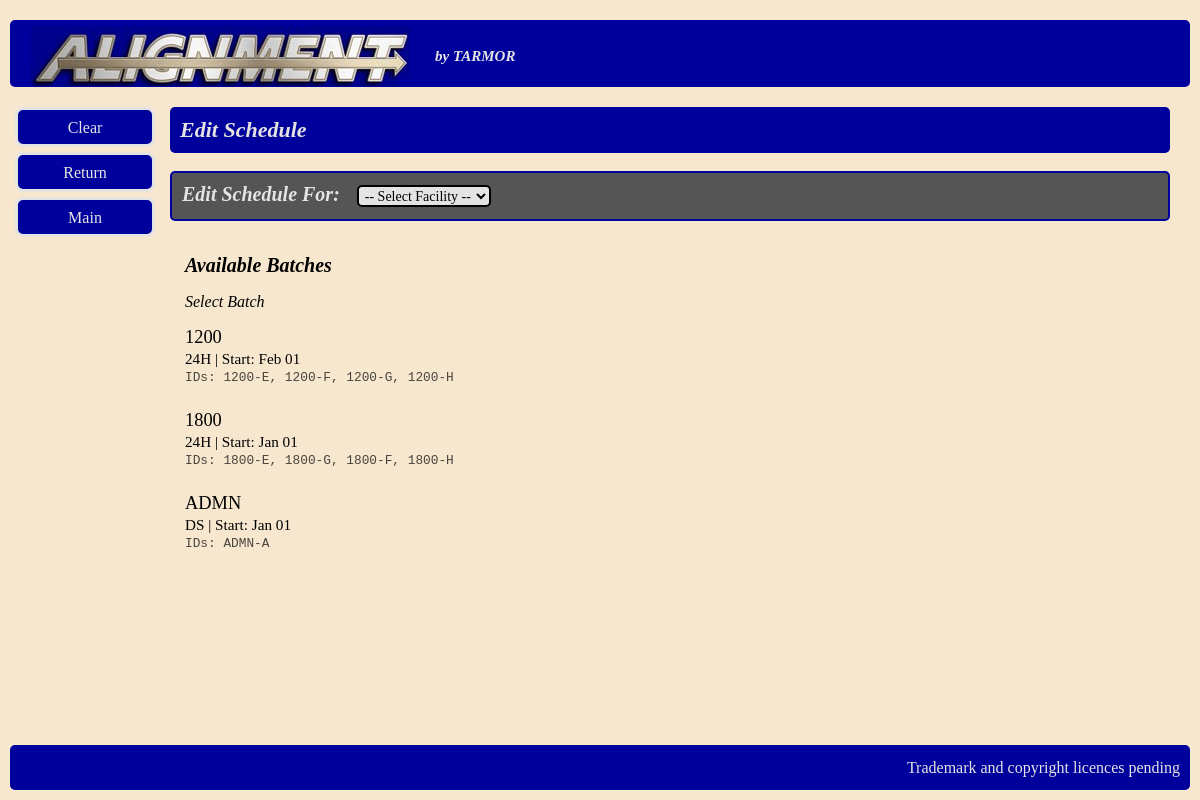
The page /personnel/edit_schedule/ on the database its author committed.
### facilities/models.py (models this page shows, shortened)
class Facility(models.Model):
    Facility_Code = models.CharField(
        max_length=10,
        unique=True,
        help_text="This is the location code used later for shift IDs, e.g. 1800."
    )
    Facility_Name = models.CharField(max_length=60, unique=True)
    Shop_Rate = models.DecimalField(max_digits=6, decimal_places=2)
    Cost_Centre = models.ForeignKey(
        CostCentre,
        on_delete=models.PROTECT
    )
    Status = models.CharField(choices=CC_CHOICES)
    Street_Address = models.CharField(max_length=100, blank=True)
    City = models.CharField(max_length=50, blank=True)
    Province_State = models.CharField(max_length=25, blank=True)
    Country = models.CharField(max_length=25, blank=True)
    Postal_Zip_Code = models.CharField(max_length=12, blank=True)
    Contact_Name = models.CharField(max_length=60, blank=True)
    Contact_Phone_Number = models.CharField(max_length=25, blank=True)
    Email_Address = models.EmailField(blank=True)
    Additional_Information = models.TextField(blank=True)
    class Meta:
        ordering = ["Facility_Name"]
        verbose_name = "Facility"
        verbose_name_plural = "Facilities"

### personnel/models.py (models this page shows, shortened)
class CrewShiftRotation(models.Model):
    COVERAGE_TYPE_CHOICES = [
        ("24H", "24 Hour Coverage"),
        ("DS", "Day Shift Only"),
        ("NS", "Night Shift Only"),
    ]
    CALENDAR_MONTH_CHOICES = [
        ("January", "January"),
        ("February", "February"),
        ("March", "March"),
        ("April", "April"),
        ("May", "May"),
        ("June", "June"),
        ("July", "July"),
        ("August", "August"),
        ("September", "September"),
        ("October", "October"),
        ("November", "November"),
        ("December", "December"),
    ]
    Shift_ID = models.CharField(max_length=20, unique=True, editable=False)
    Location = models.ForeignKey("facilities.Facility",on_delete=models.PROTECT)
    Coverage_Type = models.CharField(max_length=3, choices=COVERAGE_TYPE_CHOICES)
    hrs_per_shift = models.CharField(max_length=2)
    shift_start = models.TimeField(null=True, blank=True, help_text="Format HH:MM (e.g. 07:00 or 19:00)")
    Calendar_Month = models.CharField(max_length=15, choices=CALENDAR_MONTH_CHOICES, default="January")
    Start_Date = models.DateField()
    pattern = models.ForeignKey(ShiftPattern, on_delete=models.PROTECT, null=True)
    province = models.CharField(max_length=2, choices=PROVINCE_CHOICES, default='MB')
    batch_id = models.UUIDField(default=uuid.uuid4, editable=False, db_index=True)
    created_at = models.DateTimeField(auto_now_add=True)

### personnel/views.py (the view, shortened to what this page needs)
# urls.py: path('edit_schedule/', views.edit_schedule, name='edit_schedule'),
def edit_schedule(request, rotation_id=None):
    selected_facility_id = request.GET.get('facility_id', '').strip()
    facilities = Facility.objects.all().order_by('Facility_Code')
    schedules_query = CrewShiftRotation.objects.select_related('Location', 'pattern').order_by(
        'Location__Facility_Code', '-created_at', 'Start_Date'
    )
    if selected_facility_id:
        schedules_query = schedules_query.filter(Location_id=selected_facility_id)
    seen_batches = set()
    batches = []
    for s in schedules_query:
        if s.batch_id not in seen_batches:
            seen_batches.add(s.batch_id)
            batch_rows = list(CrewShiftRotation.objects.filter(batch_id=s.batch_id).order_by('Start_Date', 'Shift_ID'))
            batches.append({
                'batch_id': s.batch_id,
                'location': s.Location,
                'coverage_type': s.Coverage_Type,
                'pattern': s.pattern,
                'province': s.province,
                'start_date': batch_rows[0].Start_Date if batch_rows else None,
                'shift_ids': [row.Shift_ID for row in batch_rows],
                'count': len(batch_rows),
                'first_rotation_id': s.id,
            })
    old_rotation = None
    old_batch = []
    new_batch = []
    replacement_options = []
    employee_preview = []
    can_remap = False
    target_batch_id = request.POST.get('target_batch_id') or request.GET.get('target_batch_id')
    context = {
        'batches': batches,
        'facilities': facilities,
        'selected_facility_id': selected_facility_id,
        'selected_rotation': old_rotation,
        'old_batch': old_batch,
        'new_batch': new_batch,
        'replacement_options': replacement_options,
        'target_batch_id': target_batch_id,
        'employee_preview': employee_preview,
        'can_remap': can_remap,
        'replacement_options': replacement_options,
    }
    return render(request, 'personnel/edit_schedule.html', context)

### personnel/templates/personnel/edit_schedule.html (shortened to what this page needs)
{% extends 'core/base.html' %}
{% load static %}
{% block sidebar %}
<div class="leftnavbar">
    <ul>
        <li><a href="{% url 'personnel:edit_schedule' %}">Clear</a></li>
        <li><a href="{% url 'personnel:personnel' %}">Return</a></li>
        <li><a href="{% url 'core:home' %}">Main</a></li>
    </ul>
</div>
{% endblock %}
{% block content %}
<div class="main">
    <h2>Edit Schedule</h2>
    <br>
    <div>
        <form method="get" >
            <h3>Edit Schedule For: &nbsp;
                <select name="facility_id" class="input" style="max-width: 300px;" onchange="this.form.submit()">
                    <option value="">-- Select Facility --</option>
                </select>
            </h3>
        </form>
    </div>
    <br>
    <div class="container-fluid mt-4">
        <div class="schedule-columns">
            <div class="schedule-column" style="flex: 0 0 300px;">
                <div class="schedule-panel">
                    <h4>Available Batches</h4>
                    <p><i>Select Batch</i></p>
                    {% for b in batches %}
                    <a href="{% url 'personnel:edit_schedule_with_id' b.first_rotation_id %}?facility_id={{ selected_facility_id }}"
                       style="display: block; text-decoration: none !important; margin-bottom: 25px; border: none; outline: none;">
                        <div style="color: {% if b.batch_id == selected_rotation.batch_id %}#00009c{% else %}black{% endif %};">
                            <div style="font-size: 1.15rem; margin-bottom: 2px;">{{ b.location.Facility_Code }}</div>
                            <div style="font-size: 0.95rem; margin-bottom: 2px;">{{ b.coverage_type }} | Start: {{ b.start_date|date:"M d" }}</div>
                            <div style="font-size: 0.8rem; font-family: monospace; opacity: 0.7;">IDs: {{ b.shift_ids|join:", " }}</div>
                        </div>
                    </a>
                    {% empty %}
                    <p class="text-muted small">No batches found for this facility.</p>
                    {% endfor %}
                </div>
            </div>
        </div>
    </div>
</div>
{% endblock %}

### static/css/Stylesheet.css (style rules this page uses)
* { box-sizing: border-box; }
body { font-family: Cascadia Code; background-color:#f7e7ce; padding: 0; margin: 0; }
.main { flex: 1; min-width: 0; padding: 10px; display: block; }
.input { background-color: #e5e4e2; font-size: 14px; font-family: Cascadia Code; margin: 2px; field-sizing: content; min-width: 10ch; border-radius: 5px; }
select.input { height: 22px; padding: 1px 2px; border: 2px solid black; vertical-align: middle; box-sizing: border-box; }
h2 { width: 100%; margin: 0px; background-color: #00009c; color: #e5e4e2; font-family: Cascadia Code; font-size: 22px; padding: 10px; font-style: italic; border-radius: 5px; clear: right; box-sizing: border-box; display:block; }
h3 { background-color: #555555; color: #e5e4e2; font-family: Cascadia Code; font-size: 20px; padding: 10px; font-style: italic; width: 100%; margin: 0px; border: 2px solid #00009c; border-radius: 5px; clear: right; }
h4 { font-family: Cascadia Code; font-size: 20px; font-style: italic; margin-top: 0px; margin-bottom: 0px; vertical-align: middle; }
.leftnavbar { width: 140px; flex-shrink: 0; margin-top: 10px; }
.leftnavbar ul { padding: 0px; list-style: none; margin: 0px; }
.leftnavbar ul li a { text-decoration: none; border: 3px solid #e5e4e2; font-family: Cascadia Code; font-size: 16px; background-color: #00009c; color: #e5e4e2; display: block; width: 140px; height: 40px; margin: 5px; padding: 10px; border-radius: 8px; text-align: center; line-height: 15px; }
.schedule-columns { display: flex; gap: 30px; align-items: flex-start; }
.schedule-column { flex: 1; min-width: 0; }
.schedule-panel { padding: 15px; margin-bottom: 20px; }

### rows shown on the page
Facility: location.Facility_Code "1200", coverage_type "24H", start_date "Feb 01", shift_ids "1200-E, 1200-F, 1200-G, 1200-H"
Facility: location.Facility_Code "1800", coverage_type "24H", start_date "Jan 01", shift_ids "1800-E, 1800-G, 1800-F, 1800-H"
Facility: location.Facility_Code "ADMN", coverage_type "DS", start_date "Jan 01", shift_ids "ADMN-A"
